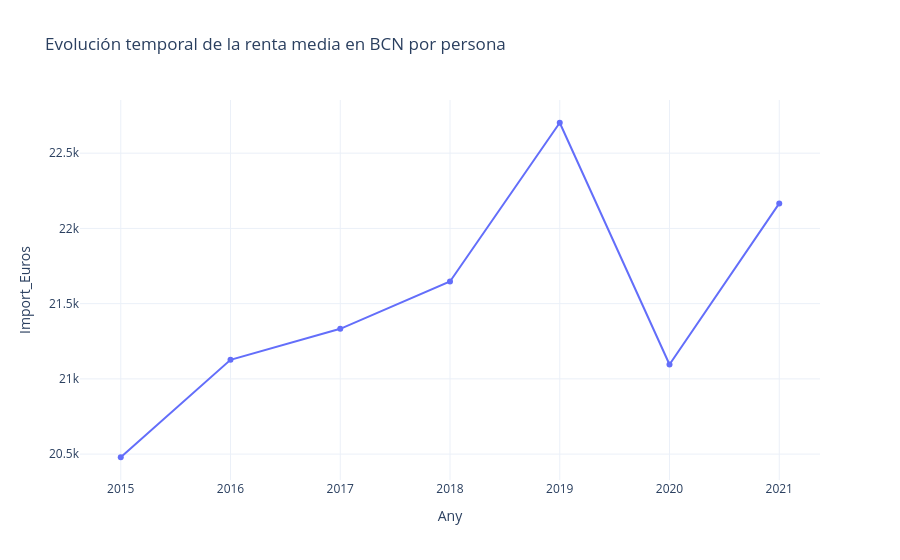

Here is the notebook cell this chart was saved with:
### Code cell
px.line(
    evolució_renta,
    x="Any",
    y="Import_Euros",
    markers=True,
    template="plotly_white",
    title='Evolución temporal de la renta media en BCN por persona'
).show()

### Figure 1 — Plotly figure (JSON) as saved in the notebook; plotly's stock layout.template omitted (floating-point values rounded to 4 significant figures)
{"data": [{"hovertemplate": "Any=%{x}<br>Import_Euros=%{y}<extra></extra>", "legendgroup": "", "line": {"color": "#636efa", "dash": "solid"}, "marker": {"symbol": "circle"}, "mode": "lines+markers", "name": "", "orientation": "v", "showlegend": false, "type": "scatter", "x": [2015, 2016, 2017, 2018, 2019, 2020, 2021], "xaxis": "x", "y": [20480.0, 21130.0, 21330.0, 21650.0, 22700.0, 21100.0, 22170.0], "yaxis": "y"}], "layout": {"legend": {"tracegroupgap": 0}, "title": {"text": "Evolución temporal de la renta media en BCN por persona"}, "xaxis": {"anchor": "y", "domain": [0, 1], "title": {"text": "Any"}}, "yaxis": {"anchor": "x", "domain": [0, 1], "title": {"text": "Import_Euros"}}}}
